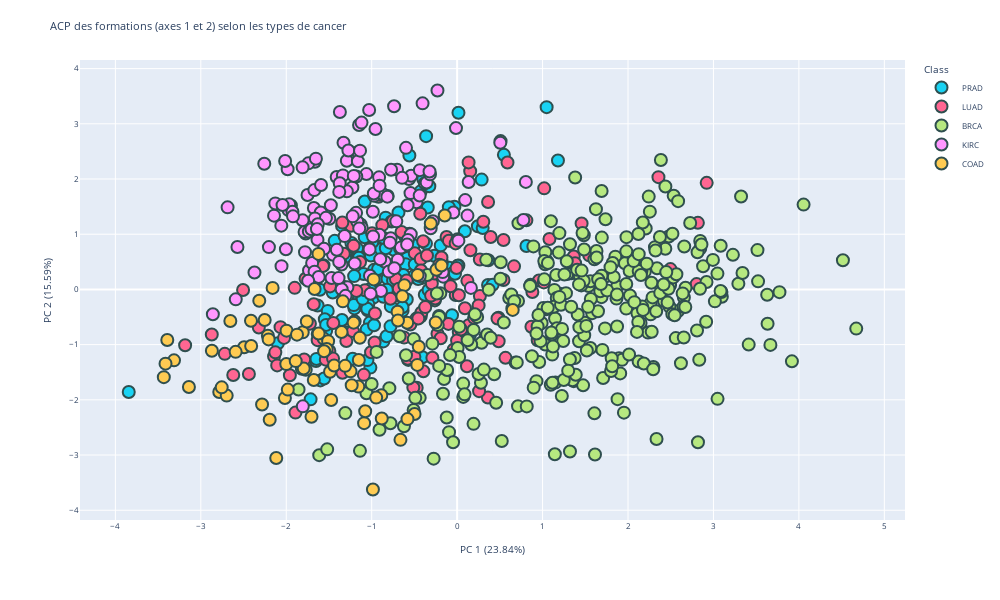
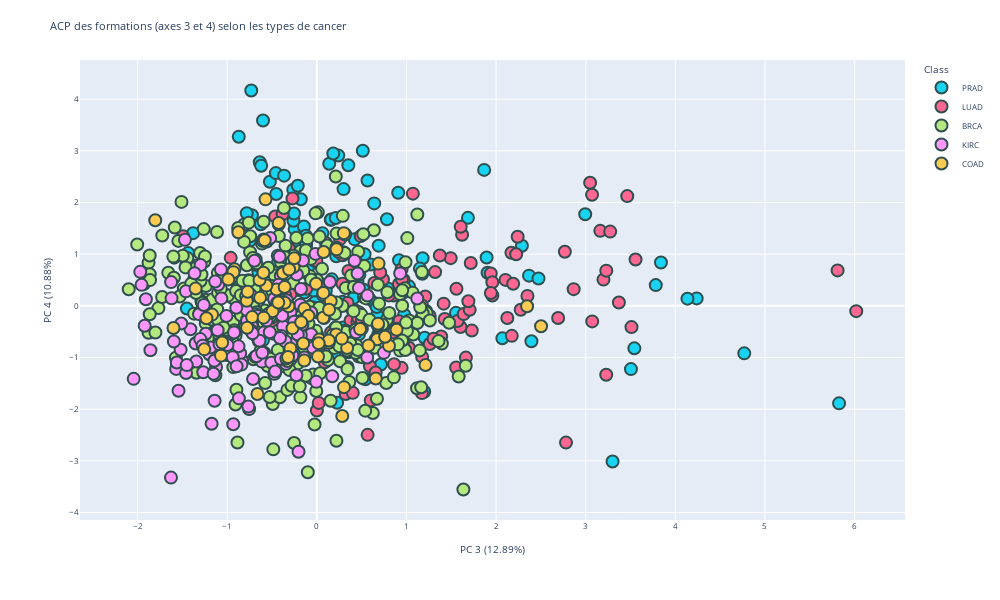
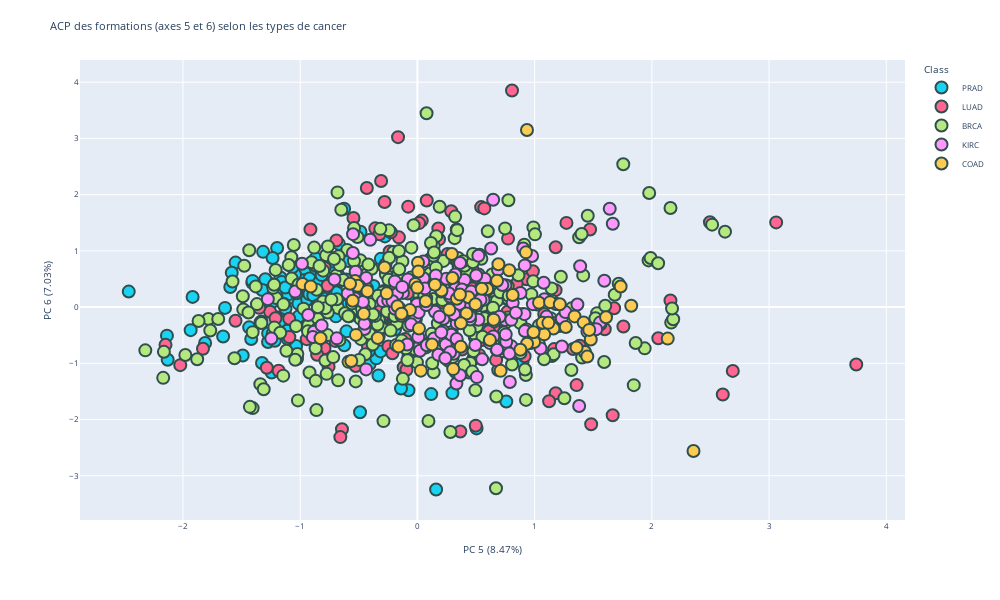

These figures' notebook cell, in order:
### Code cell
# Intégrer les valeurs selon les six axes principaux dans le DataFrame
data["PC 1"] = components[:,0]
data["PC 2"] = components[:,1]
data["PC 3"] = components[:,2]
data["PC 4"] = components[:,3]
data["PC 5"] = components[:,4]
data["PC 6"] = components[:,5]

for i in range(1,6,2):
    j = i+1

    color_map = {
        'Class1': '#5A88D4',
        'Class2': '#3B79C4',
        'Class3': '#2A5A91',
        'Class4': '#9A4FC4',
        'Class5': '#7D2A7F' 
    }

    # AFFICHAGE : Représentation des clusterings selon les axes factoriels
    fig = px.scatter(data,
                    x = f"PC {i}",
                    y = f"PC {j}",
                    color = "Class",
                    color_discrete_map=color_map,
                    #hover_name = "Class",
                    labels = {
                        f"PC {i}": f"PC {i} ("+str(round(pca.explained_variance_ratio_[i-1]*100,2))+"%)",
                        f"PC {j}": f"PC {j} ("+str(round(pca.explained_variance_ratio_[j-1]*100,2))+"%)",
                    },
                    color_continuous_scale="ylgnbu")

    fig.update_traces(textposition='top center')
    fig.update_traces(
        marker = dict(size=12,
                    line=dict(width=2,
                                color='DarkSlateGrey')),
                                selector=dict(mode='markers'))


    fig.update_traces(textposition='top center')
    fig.update_traces(marker=dict(size=12, line=dict(width=2,
                                                    color='DarkSlateGrey')),
                                                    selector=dict(mode='markers'))

    fig.update_layout(
        height=600, width=1000, font=dict(size=8),
        title_text=f'ACP des formations (axes {i} et {j}) selon les types de cancer')

    fig.show()

### Figure 1 — Plotly figure (JSON) as saved in the notebook; plotly's stock layout.template omitted (floating-point values rounded to 4 significant figures; data arrays with more than 128 entries replaced by an {"elided": "..."} marker saying what was removed)
{"data": [{"hovertemplate": "Class=PRAD<br>PC 1 (23.84%)=%{x}<br>PC 2 (15.59%)=%{y}<extra></extra>", "legendgroup": "PRAD", "marker": {"color": "#19d3f3", "line": {"color": "DarkSlateGrey", "width": 2}, "size": 12, "symbol": "circle"}, "mode": "markers", "name": "PRAD", "orientation": "v", "showlegend": true, "textposition": "top center", "type": "scatter", "x": {"elided": "136 float values"}, "xaxis": "x", "y": {"elided": "136 float values"}, "yaxis": "y"}, {"hovertemplate": "Class=LUAD<br>PC 1 (23.84%)=%{x}<br>PC 2 (15.59%)=%{y}<extra></extra>", "legendgroup": "LUAD", "marker": {"color": "#FF6692", "line": {"color": "DarkSlateGrey", "width": 2}, "size": 12, "symbol": "circle"}, "mode": "markers", "name": "LUAD", "orientation": "v", "showlegend": true, "textposition": "top center", "type": "scatter", "x": {"elided": "141 float values"}, "xaxis": "x", "y": {"elided": "141 float values"}, "yaxis": "y"}, {"hovertemplate": "Class=BRCA<br>PC 1 (23.84%)=%{x}<br>PC 2 (15.59%)=%{y}<extra></extra>", "legendgroup": "BRCA", "marker": {"color": "#B6E880", "line": {"color": "DarkSlateGrey", "width": 2}, "size": 12, "symbol": "circle"}, "mode": "markers", "name": "BRCA", "orientation": "v", "showlegend": true, "textposition": "top center", "type": "scatter", "x": {"elided": "300 float values"}, "xaxis": "x", "y": {"elided": "300 float values"}, "yaxis": "y"}, {"hovertemplate": "Class=KIRC<br>PC 1 (23.84%)=%{x}<br>PC 2 (15.59%)=%{y}<extra></extra>", "legendgroup": "KIRC", "marker": {"color": "#FF97FF", "line": {"color": "DarkSlateGrey", "width": 2}, "size": 12, "symbol": "circle"}, "mode": "markers", "name": "KIRC", "orientation": "v", "showlegend": true, "textposition": "top center", "type": "scatter", "x": {"elided": "146 float values"}, "xaxis": "x", "y": {"elided": "146 float values"}, "yaxis": "y"}, {"hovertemplate": "Class=COAD<br>PC 1 (23.84%)=%{x}<br>PC 2 (15.59%)=%{y}<extra></extra>", "legendgroup": "COAD", "marker": {"color": "#FECB52", "line": {"color": "DarkSlateGrey", "width": 2}, "size": 12, "symbol": "circle"}, "mode": "markers", "name": "COAD", "orientation": "v", "showlegend": true, "textposition": "top center", "type": "scatter", "x": [-2.316, -0.8821, -1.089, -0.5845, -2.654, -1.474, -1.817, -1.772, -1.999, -3.314, -2.87, -3.392, -0.4982, -0.8875, -2.283, -1.623, -0.6175, -0.2423, -1.807, -1.076, -1.487, -1.677, -2.784, -2.215, -2.697, -1.151, -0.6971, -0.6631, -2.16, -1.564, -2.253, -1.51, -0.4659, -1.157, -1.139, -1.796, -1.668, -2.755, -1.211, -2.117, -0.9856, -1.248, -0.6925, -0.1838, -2.493, -0.9475, -1.527, -1.704, 0.6506, -2.592, -2.206, -0.251, -2.016, -1.557, -2.194, -1.44, -3.413, -0.4487, -1.982, -0.6409, -1.997, -3.139, -0.4632, -1.311, -2.411, -1.234, -3.433, -1.759, -2.413, -1.889, -1.621, -0.3085, -1.874, -0.5813, -1.337, -0.9774, -1.353, -0.1453], "xaxis": "x", "y": [-0.2044, -2.338, -2.422, -0.6033, -0.5733, -2.003, -1.438, -1.456, -1.353, -1.285, -1.112, -0.9156, -2.256, -1.917, -2.084, 0.6433, 0.07572, 0.3551, -0.7778, -2.206, -1.491, -1.641, -1.858, -0.8393, -1.924, -1.278, -0.4031, -2.725, 0.02797, -0.8868, -0.5533, -0.9372, -1.367, -1.761, -0.8748, -1.434, 0.008266, -1.774, -0.6022, -3.054, -3.624, -1.485, -0.5633, 0.4318, -1.047, -1.96, -1.079, -2.307, -0.3713, -1.131, -0.9053, -0.6003, -1.967, -1.12, -2.361, -1.378, -1.344, -1.039, -1.815, -0.1256, -0.747, -1.767, 0.2599, -1.385, -1.025, -1.735, -1.589, -0.5815, -0.567, -1.299, -0.7992, 1.194, -0.8191, -2.349, -0.2165, 0.1814, -0.7713, 1.338], "yaxis": "y"}], "layout": {"font": {"size": 8}, "height": 600, "legend": {"title": {"text": "Class"}, "tracegroupgap": 0}, "margin": {"t": 60}, "title": {"text": "ACP des formations (axes 1 et 2) selon les types de cancer"}, "width": 1000, "xaxis": {"anchor": "y", "domain": [0, 1], "title": {"text": "PC 1 (23.84%)"}}, "yaxis": {"anchor": "x", "domain": [0, 1], "title": {"text": "PC 2 (15.59%)"}}}}

### Figure 2 — Plotly figure (JSON) as saved in the notebook; plotly's stock layout.template omitted (floating-point values rounded to 4 significant figures; data arrays with more than 128 entries replaced by an {"elided": "..."} marker saying what was removed)
{"data": [{"hovertemplate": "Class=PRAD<br>PC 3 (12.89%)=%{x}<br>PC 4 (10.88%)=%{y}<extra></extra>", "legendgroup": "PRAD", "marker": {"color": "#19d3f3", "line": {"color": "DarkSlateGrey", "width": 2}, "size": 12, "symbol": "circle"}, "mode": "markers", "name": "PRAD", "orientation": "v", "showlegend": true, "textposition": "top center", "type": "scatter", "x": {"elided": "136 float values"}, "xaxis": "x", "y": {"elided": "136 float values"}, "yaxis": "y"}, {"hovertemplate": "Class=LUAD<br>PC 3 (12.89%)=%{x}<br>PC 4 (10.88%)=%{y}<extra></extra>", "legendgroup": "LUAD", "marker": {"color": "#FF6692", "line": {"color": "DarkSlateGrey", "width": 2}, "size": 12, "symbol": "circle"}, "mode": "markers", "name": "LUAD", "orientation": "v", "showlegend": true, "textposition": "top center", "type": "scatter", "x": {"elided": "141 float values"}, "xaxis": "x", "y": {"elided": "141 float values"}, "yaxis": "y"}, {"hovertemplate": "Class=BRCA<br>PC 3 (12.89%)=%{x}<br>PC 4 (10.88%)=%{y}<extra></extra>", "legendgroup": "BRCA", "marker": {"color": "#B6E880", "line": {"color": "DarkSlateGrey", "width": 2}, "size": 12, "symbol": "circle"}, "mode": "markers", "name": "BRCA", "orientation": "v", "showlegend": true, "textposition": "top center", "type": "scatter", "x": {"elided": "300 float values"}, "xaxis": "x", "y": {"elided": "300 float values"}, "yaxis": "y"}, {"hovertemplate": "Class=KIRC<br>PC 3 (12.89%)=%{x}<br>PC 4 (10.88%)=%{y}<extra></extra>", "legendgroup": "KIRC", "marker": {"color": "#FF97FF", "line": {"color": "DarkSlateGrey", "width": 2}, "size": 12, "symbol": "circle"}, "mode": "markers", "name": "KIRC", "orientation": "v", "showlegend": true, "textposition": "top center", "type": "scatter", "x": {"elided": "146 float values"}, "xaxis": "x", "y": {"elided": "146 float values"}, "yaxis": "y"}, {"hovertemplate": "Class=COAD<br>PC 3 (12.89%)=%{x}<br>PC 4 (10.88%)=%{y}<extra></extra>", "legendgroup": "COAD", "marker": {"color": "#FECB52", "line": {"color": "DarkSlateGrey", "width": 2}, "size": 12, "symbol": "circle"}, "mode": "markers", "name": "COAD", "orientation": "v", "showlegend": true, "textposition": "top center", "type": "scatter", "x": [-1.803, -0.3155, 0.4827, -0.3298, -0.7892, -0.722, -0.4433, -0.2605, -0.152, -0.3397, -0.4942, -0.633, 0.6886, -0.358, 0.07595, -1.169, 2.502, 0.3379, -0.3764, 0.6795, 0.02755, -1.599, -0.1394, -0.3087, -0.7783, 0.6829, -0.4487, 0.3016, -0.7818, 0.8892, -0.5638, 0.6731, -0.4258, -0.2716, -0.918, 0.216, 0.5766, 0.2836, -0.09414, 0.1343, 0.3033, 0.8049, -0.2518, -0.2955, 0.1341, -0.6395, -0.593, 0.6575, 0.01347, -0.4305, -0.5818, -0.8756, 0.7617, -0.5723, -0.9304, 0.1549, 0.02012, 0.2796, -0.1745, -0.7716, -0.5959, -0.1403, -0.3594, 0.2199, 0.07232, 1.213, -0.9879, -0.6627, 0.1363, -1.056, -1.069, -0.3211, -1.256, -0.008736, 0.07251, -1.232, -1.352, 2.346], "xaxis": "x", "y": [1.656, -0.006491, -0.4501, -1.069, 0.1892, -0.218, 0.0589, 0.752, -0.7285, -1.017, -0.1059, 0.1559, 0.8173, 0.05879, 1.041, -0.1695, -0.3936, -0.8158, 0.6325, -0.3815, -0.6498, -0.4293, -0.05354, 0.7031, -0.4235, -0.3445, 0.3147, 1.407, 0.09881, -0.4617, 0.3915, -0.6463, 1.603, -0.4345, 0.7069, -0.5529, -0.7662, -2.131, -0.1911, -0.7154, -1.573, -0.7718, 0.9224, -0.8234, -0.67, 0.4997, -0.2284, -1.407, -0.9791, 0.06431, 1.269, 1.425, -0.5997, 2.061, 0.6525, 0.09448, -0.7225, -0.6338, -0.3183, 0.2717, 0.6392, -1.057, 0.3634, 1.093, -0.2287, -1.144, 0.5093, -1.705, -0.07621, -0.7115, -0.9634, -0.9919, -0.8417, 0.4288, 0.2503, -0.2391, 0.3343, -0.008628], "yaxis": "y"}], "layout": {"font": {"size": 8}, "height": 600, "legend": {"title": {"text": "Class"}, "tracegroupgap": 0}, "margin": {"t": 60}, "title": {"text": "ACP des formations (axes 3 et 4) selon les types de cancer"}, "width": 1000, "xaxis": {"anchor": "y", "domain": [0, 1], "title": {"text": "PC 3 (12.89%)"}}, "yaxis": {"anchor": "x", "domain": [0, 1], "title": {"text": "PC 4 (10.88%)"}}}}

### Figure 3 — Plotly figure (JSON) as saved in the notebook; plotly's stock layout.template omitted (floating-point values rounded to 4 significant figures; data arrays with more than 128 entries replaced by an {"elided": "..."} marker saying what was removed)
{"data": [{"hovertemplate": "Class=PRAD<br>PC 5 (8.47%)=%{x}<br>PC 6 (7.03%)=%{y}<extra></extra>", "legendgroup": "PRAD", "marker": {"color": "#19d3f3", "line": {"color": "DarkSlateGrey", "width": 2}, "size": 12, "symbol": "circle"}, "mode": "markers", "name": "PRAD", "orientation": "v", "showlegend": true, "textposition": "top center", "type": "scatter", "x": {"elided": "136 float values"}, "xaxis": "x", "y": {"elided": "136 float values"}, "yaxis": "y"}, {"hovertemplate": "Class=LUAD<br>PC 5 (8.47%)=%{x}<br>PC 6 (7.03%)=%{y}<extra></extra>", "legendgroup": "LUAD", "marker": {"color": "#FF6692", "line": {"color": "DarkSlateGrey", "width": 2}, "size": 12, "symbol": "circle"}, "mode": "markers", "name": "LUAD", "orientation": "v", "showlegend": true, "textposition": "top center", "type": "scatter", "x": {"elided": "141 float values"}, "xaxis": "x", "y": {"elided": "141 float values"}, "yaxis": "y"}, {"hovertemplate": "Class=BRCA<br>PC 5 (8.47%)=%{x}<br>PC 6 (7.03%)=%{y}<extra></extra>", "legendgroup": "BRCA", "marker": {"color": "#B6E880", "line": {"color": "DarkSlateGrey", "width": 2}, "size": 12, "symbol": "circle"}, "mode": "markers", "name": "BRCA", "orientation": "v", "showlegend": true, "textposition": "top center", "type": "scatter", "x": {"elided": "300 float values"}, "xaxis": "x", "y": {"elided": "300 float values"}, "yaxis": "y"}, {"hovertemplate": "Class=KIRC<br>PC 5 (8.47%)=%{x}<br>PC 6 (7.03%)=%{y}<extra></extra>", "legendgroup": "KIRC", "marker": {"color": "#FF97FF", "line": {"color": "DarkSlateGrey", "width": 2}, "size": 12, "symbol": "circle"}, "mode": "markers", "name": "KIRC", "orientation": "v", "showlegend": true, "textposition": "top center", "type": "scatter", "x": {"elided": "146 float values"}, "xaxis": "x", "y": {"elided": "146 float values"}, "yaxis": "y"}, {"hovertemplate": "Class=COAD<br>PC 5 (8.47%)=%{x}<br>PC 6 (7.03%)=%{y}<extra></extra>", "legendgroup": "COAD", "marker": {"color": "#FECB52", "line": {"color": "DarkSlateGrey", "width": 2}, "size": 12, "symbol": "circle"}, "mode": "markers", "name": "COAD", "orientation": "v", "showlegend": true, "textposition": "top center", "type": "scatter", "x": [0.1249, -0.532, -0.1612, 0.2031, 0.6186, 1.429, -0.5093, -0.06427, 0.9956, 1.037, 1.132, 1.161, 1.132, 0.595, -0.9803, 0.01362, 0.9347, 0.02924, -0.1699, 0.549, 2.135, 0.8124, 1.266, 0.9352, 1.341, 0.7833, 0.2987, -0.8267, 0.7095, -0.5242, -0.3382, 0.00503, 0.4187, 0.007974, 0.07097, -0.9098, 0.3697, 1.824, 0.272, 1.734, -0.4261, 0.691, -0.5878, -0.01797, 0.3366, 0.2051, 1.449, 0.4356, 0.9256, 1.479, -0.5747, 1.418, -0.4574, -0.5523, 0.6503, -0.2622, 1.081, 0.2938, 0.6794, 0.371, 1.358, 1.068, -0.5643, 0.3628, -0.001098, -0.1369, 0.4949, 1.215, 0.3053, 1.466, 0.9903, -0.1364, 1.117, 0.1494, -0.2801, 0.8784, 1.609, 2.355], "xaxis": "x", "y": [-0.6659, 0.4638, -0.6994, 0.2772, -0.5842, -0.7976, 0.3784, -0.05336, -0.6207, 0.07694, -0.2981, -0.3814, 0.08878, 0.3233, 0.4115, -0.3817, 3.15, -1.13, 0.01531, 0.3279, -0.5601, 0.2158, -0.3526, -0.6505, -0.1649, 0.6549, 0.5187, -0.5541, -1.134, -0.4943, -0.5507, 0.7894, -0.1137, 0.6322, 0.1036, 0.3665, -0.7056, 0.02485, -0.04713, 0.3664, 0.2816, 0.7614, -0.9733, 0.412, 0.1492, 0.297, -0.8785, 0.1744, 0.9741, -0.577, 0.4143, -0.2738, -0.12, 0.1141, -0.2228, 0.2447, -0.4843, 0.9442, 0.4698, -0.2878, -0.7181, -0.2794, -0.9592, 0.2228, 0.3471, -0.1523, 0.04969, 0.04975, -1.102, -0.405, -0.4465, -0.1174, -0.2799, 0.3991, 0.704, -0.7578, -0.1803, -2.559], "yaxis": "y"}], "layout": {"font": {"size": 8}, "height": 600, "legend": {"title": {"text": "Class"}, "tracegroupgap": 0}, "margin": {"t": 60}, "title": {"text": "ACP des formations (axes 5 et 6) selon les types de cancer"}, "width": 1000, "xaxis": {"anchor": "y", "domain": [0, 1], "title": {"text": "PC 5 (8.47%)"}}, "yaxis": {"anchor": "x", "domain": [0, 1], "title": {"text": "PC 6 (7.03%)"}}}}
